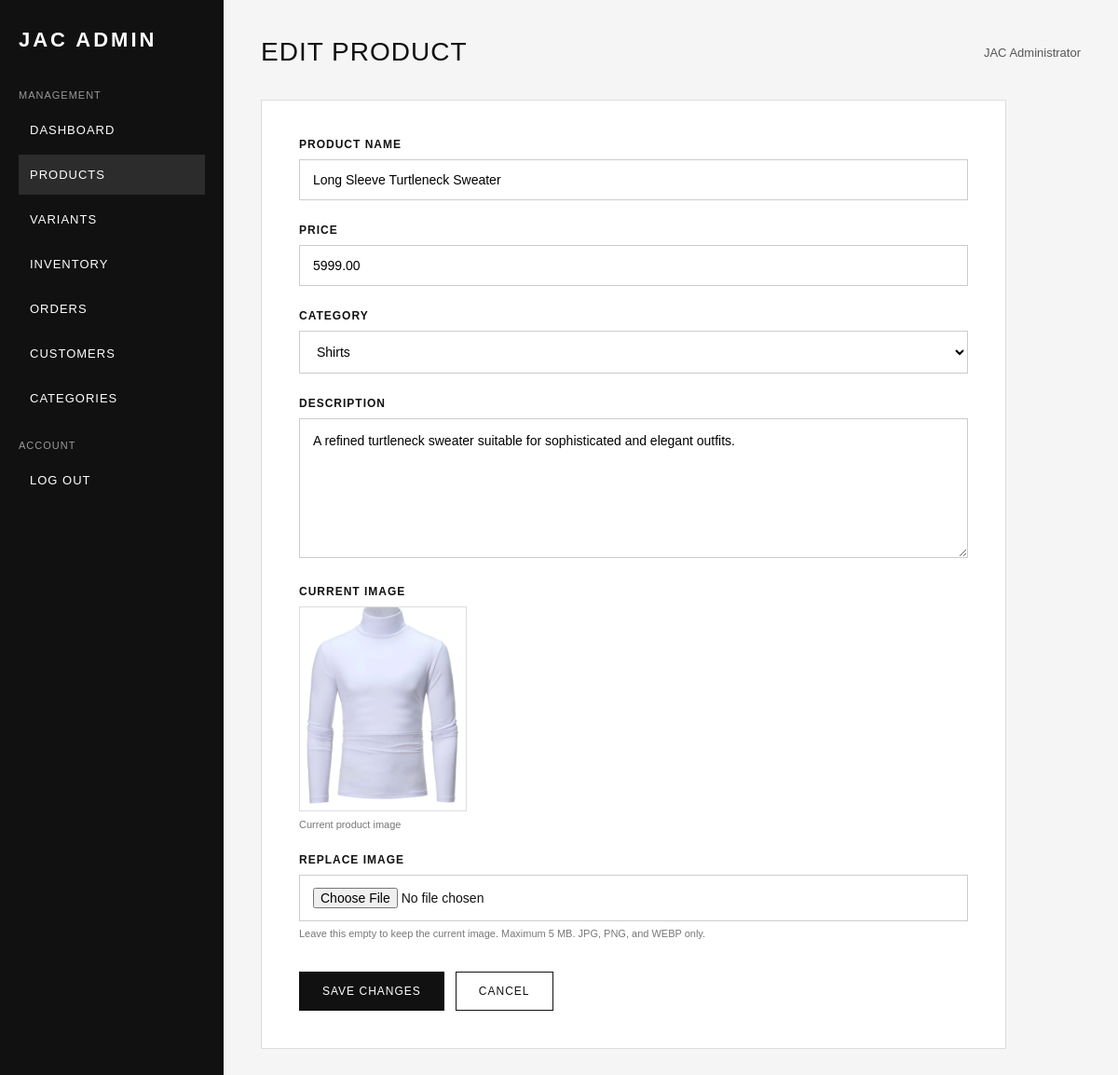
The app's page /admin/edit_product.php?id=7 (signed in) with its own data.
### tables this page shows
CREATE TABLE `products` (
  `id` int(11) NOT NULL,
  `category_id` int(11) DEFAULT NULL,
  `name` varchar(255) NOT NULL,
  `description` text DEFAULT NULL,
  `price` decimal(10,2) NOT NULL,
  `image` varchar(255) DEFAULT NULL,
  `created_at` timestamp NOT NULL DEFAULT current_timestamp(),
  `stock` int(11) NOT NULL DEFAULT 10
);

CREATE TABLE `categories` (
  `id` int(11) NOT NULL,
  `name` varchar(100) NOT NULL,
  `description` text DEFAULT NULL
);

### admin/edit_product.php (the view, shortened to what this page needs)
<?php
require_once "../php/db.php";
$product_id = isset($_GET["id"])
    ? (int) $_GET["id"]
    : 0;
$stmt = $conn->prepare("
    SELECT
        id,
        name,
        price,
        image,
        description,
        category_id
    FROM products
    WHERE id = ?
    LIMIT 1
");
$stmt->bind_param(
    "i",
    $product_id
);
$stmt->execute();
$result = $stmt->get_result();
$product = $result->fetch_assoc();
$name = $product["name"];
$price = $product["price"];
$current_image = $product["image"];
$description = $product["description"];
$category_id = (int) $product["category_id"];
$categories = [];
$result = $conn->query("
    SELECT
        id,
        name
    FROM categories
    ORDER BY name ASC
");
if ($result) {
    $categories = $result->fetch_all(MYSQLI_ASSOC);
}
?>
<!DOCTYPE html>
<html lang="en">
<head>
</head>
<body>
<div class="admin-layout">
    <aside class="sidebar">
        <h1>JAC ADMIN</h1>
        <p>MANAGEMENT</p>
        <a href="dashboard.php">
            DASHBOARD
        </a>
        <a href="products.php" class="active">
            PRODUCTS
        </a>
        <a href="variants.php">
            VARIANTS
        </a>
        <a href="#">
            INVENTORY
        </a>
        <a href="#">
            ORDERS
        </a>
        <a href="#">
            CUSTOMERS
        </a>
        <a href="#">
            CATEGORIES
        </a>
        <br>
        <p>ACCOUNT</p>
        <a href="logout.php">
            LOG OUT
        </a>
    </aside>
    <main class="main">
        <div class="topbar">
            <h2>EDIT PRODUCT</h2>
            <div class="admin-name">
                <?php
                echo htmlspecialchars(
                    $_SESSION["admin_first_name"] .
                    " " .
                    $_SESSION["admin_last_name"]
                );
                ?>
            </div>
        </div>
        <div class="form-container">
            <form
                method="POST"
                action=""
                enctype="multipart/form-data"
            >
                <div class="form-group">
                    <label for="name">
                        PRODUCT NAME
                    </label>
                    <input
                        type="text"
                        name="name"
                        id="name"
                        value="<?php
                        echo htmlspecialchars($name);
                        ?>"
                        required
                    >
                </div>
                <div class="form-group">
                    <label for="price">
                        PRICE
                    </label>
                    <input
                        type="number"
                        name="price"
                        id="price"
                        min="0"
                        step="0.01"
                        value="<?php
                        echo htmlspecialchars(
                            (string) $price
                        );
                        ?>"
                        required
                    >
                </div>
                <div class="form-group">
                    <label for="category_id">
                        CATEGORY
                    </label>
                    <select
                        name="category_id"
                        id="category_id"
                        required
                    >
                        <?php foreach ($categories as $category): ?>
                            <option
                                value="<?php
                                echo (int) $category["id"];
                                ?>"
                                <?php
                                if (
                                    (int) $category["id"] ===
                                    $category_id
                                ) {
                                    echo "selected";
                                }
                                ?>
                            >
                                <?php
                                echo htmlspecialchars(
                                    $category["name"]
                                );
                                ?>
                            </option>
                        <?php endforeach; ?>
                    </select>
                </div>
                <div class="form-group">
                    <label for="description">
                        DESCRIPTION
                    </label>
                    <textarea
                        name="description"
                        id="description"
                        required
                    ><?php
                    echo htmlspecialchars($description);
                    ?></textarea>
                </div>
                <div class="form-group">
                    <label>
                        CURRENT IMAGE
                    </label>
                    <?php if ($current_image !== ""): ?>
                        <div class="current-image">
                            <img
                                src="../Images/<?php
                                echo htmlspecialchars(
                                    $current_image
                                );
                                ?>"
                                alt="Current product image"
                            >
                            <p>
                                Current product image
                            </p>
                        </div>
                    <?php else: ?>
                        <p class="form-help">
                            This product currently has no image.
                        </p>
                    <?php endif; ?>
                </div>
                <div class="form-group">
                    <label for="image">
                        REPLACE IMAGE
                    </label>
                    <input
                        type="file"
                        name="image"
                        id="image"
                        accept=".jpg,.jpeg,.png,.webp,image/jpeg,image/png,image/webp"
                    >
                    <div class="form-help">
                        Leave this empty to keep the current image.
                        Maximum 5 MB. JPG, PNG, and WEBP only.
                    </div>
                </div>
                <div class="form-actions">
                    <button
                        type="submit"
                        class="save-button"
                    >
                        SAVE CHANGES
                    </button>
                    <a
                        href="products.php"
                        class="cancel-button"
                    >
                        CANCEL
                    </a>
                </div>
            </form>
        </div>
    </main>
</div>
</body>
</html>

### admin/edit_product.php (style rules this page uses)
* { margin: 0; padding: 0; box-sizing: border-box; }
body { font-family: Arial, sans-serif; background: #f5f5f5; color: #111; }
.admin-layout { display: flex; min-height: 100vh; }
.sidebar { width: 240px; background: #111; color: white; padding: 30px 20px; position: fixed; top: 0; left: 0; bottom: 0; }
.sidebar h1 { font-size: 22px; letter-spacing: 3px; margin-bottom: 40px; }
.sidebar p { font-size: 11px; color: #999; letter-spacing: 1px; margin-bottom: 10px; }
.sidebar a { display: block; color: white; text-decoration: none; padding: 14px 12px; margin-bottom: 5px; font-size: 13px; letter-spacing: 1px; transition: 0.2s ease; }
.sidebar a:hover, .sidebar a.active { background: #2c2c2c; }
.main { margin-left: 240px; width: calc(100% - 240px); padding: 40px; }
.topbar { display: flex; justify-content: space-between; align-items: center; margin-bottom: 35px; }
.topbar h2 { font-size: 28px; font-weight: 500; letter-spacing: 1px; }
.admin-name { font-size: 13px; color: #555; }
.form-container { max-width: 800px; background: white; border: 1px solid #ddd; padding: 40px; }
.form-group { margin-bottom: 25px; }
.form-group label { display: block; margin-bottom: 9px; font-size: 12px; letter-spacing: 1px; font-weight: bold; }
.form-group input, .form-group select, .form-group textarea { width: 100%; padding: 13px 14px; border: 1px solid #ccc; background: white; font-size: 14px; outline: none; font-family: Arial, sans-serif; }
.form-group textarea { min-height: 150px; resize: vertical; line-height: 1.5; }
.current-image { margin-bottom: 12px; }
.current-image img { width: 180px; height: 220px; object-fit: cover; display: block; border: 1px solid #ddd; }
.current-image p { margin-top: 8px; font-size: 11px; color: #777; }
.form-help { margin-top: 7px; font-size: 11px; color: #777; }
.form-actions { display: flex; gap: 12px; margin-top: 35px; }
.save-button, .cancel-button { padding: 13px 24px; font-size: 12px; letter-spacing: 1px; text-decoration: none; cursor: pointer; transition: 0.2s ease; }
.save-button { border: 1px solid #111; background: #111; color: white; }
.cancel-button { border: 1px solid #111; background: white; color: #111; }

### records on screen
products: name "Long Sleeve Turtleneck Sweater", price "5999.00", category_id "Shirts", description "A refined turtleneck sweater suitable for sophisticated and elegant outfits.", image (picture)
